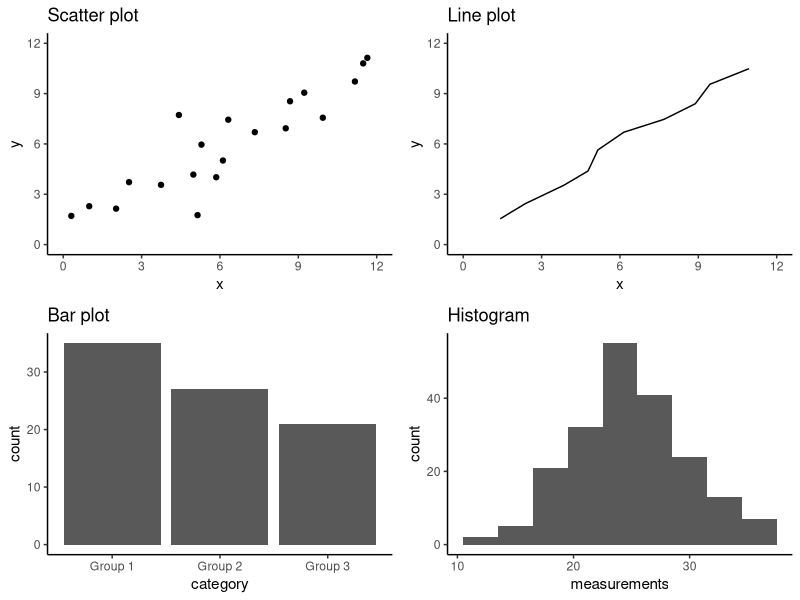

Source code (R): (Note: this script raises an error after producing the figure.)
## ---- chunk 1
library(tidyverse)
library(cowplot)
library(knitr)
library(kableExtra)

knitr::opts_chunk$set(fig.align = "center")
## ---- chunk 2
set.seed(1)

scatter_plot <- tibble(x = seq(0.25, 10, by = 0.5) + rnorm(20, 1, 1.5),
                       y = seq(0.25, 10, by = 0.5) + rnorm(20, 1, 0.5)) |>
  ggplot(aes(x = x, y = y)) +
  geom_point() +
  scale_x_continuous(limits = c(0, 12), breaks = seq(0, 12, by = 3)) +
  scale_y_continuous(limits = c(0, 12), breaks = seq(0, 12, by = 3)) +
  ggtitle("Scatter plot") +
  theme_classic()

line_plot <- tibble(x = seq(0.5, 10, by = 1) + rnorm(10, 1, 0.5),
                       y = seq(0.5, 10, by = 1) + rnorm(10, 1, 0.1)) |>
  ggplot(aes(x = x, y = y)) +
  geom_line() +
  scale_x_continuous(limits = c(0, 12), breaks = seq(0, 12, by = 3)) +
  scale_y_continuous(limits = c(0, 12), breaks = seq(0, 12, by = 3)) +
  ggtitle("Line plot") +
  theme_classic()

bar_plot <- tibble(count = c(35, 27, 21),
                   category = as_factor(c("Group 1", "Group 2", "Group 3"))) |>
  ggplot(aes(y = count, x = category)) +
  geom_bar(stat = "identity") +
  ggtitle("Bar plot") +
  theme_classic()

histogram_plot <- tibble(measurements = rnorm(200, 25, 5)) |>
  ggplot(aes(x = measurements)) +
  geom_histogram(binwidth = 3) +
  ggtitle("Histogram") +
  theme_classic()

plot_grid(scatter_plot,
          line_plot,
          bar_plot,
          histogram_plot,
          ncol = 2, 
          greedy = FALSE)
## ---- chunk 3
library(tidyverse)
## ---- chunk 4
options(warn = -1)
## ---- chunk 5
# convert year and month to date column
# note: eventually move this to the data script
library(lubridate)
read_csv("data/mauna_loa.csv") |>
  unite(col = "date_measured", year:month, remove = TRUE, sep = "-") |>
  mutate(date_measured = ym(date_measured)) |>
  select(-date_decimal) |>
  filter(ppm > 0, date_measured > date("1980/01/01")) |>
  write_csv("data/mauna_loa_data.csv")
## ---- chunk 6
# mauna loa carbon dioxide data
co2_df <- read_csv("data/mauna_loa_data.csv")
co2_df
## ---- chunk 7
knitr::include_graphics("img/ggplot_function_scatter.jpeg")
## ---- chunk 8
# old faithful eruption time / wait time data
faithful <- as_tibble(faithful)
faithful
## ---- chunk 9
faithful_scatter <- ggplot(faithful, aes(x = waiting, y = eruptions)) +
  geom_point()

faithful_scatter
## ---- chunk 10
faithful_scatter <- ggplot(faithful, aes(x = waiting, y = eruptions)) +
  geom_point() +
  labs(x = "Waiting Time (mins)", y = "Eruption Duration (mins)") +
  theme(text = element_text(size = 14))

faithful_scatter
## ---- chunk 11
can_lang <- read_csv("data/can_lang.csv")
can_lang
## ---- chunk 12
ggplot(can_lang, aes(x = most_at_home, y = mother_tongue)) +
  geom_point()
## ---- chunk 13
ggplot(can_lang, aes(x = most_at_home, y = mother_tongue)) +
  geom_point() +
  labs(x = "Language spoken most at home \n (number of Canadian residents)",
       y = "Mother tongue \n (number of Canadian residents)") +
  theme(text = element_text(size = 14))
## ---- chunk 14
numlang_speakers <- can_lang |> 
              select(mother_tongue) |> 
              summarize(maxsp = max(mother_tongue), 
                        minsp = min(mother_tongue))

maxlang_speakers <- numlang_speakers |> 
  pull(maxsp)

minlang_speakers <- numlang_speakers |> 
  pull(minsp)
## ---- chunk 15
can_lang |>
  filter(language == "English" | language == "French")
## ---- chunk 16
library(scales)

ggplot(can_lang, aes(x = most_at_home, y = mother_tongue)) +
  geom_point() +
  labs(x = "Language spoken most at home \n (number of Canadian residents)",
       y = "Mother tongue \n (number of Canadian residents)") +
  theme(text = element_text(size = 14)) +
  scale_x_log10(labels = label_comma()) +
  scale_y_log10(labels = label_comma())
## ---- chunk 17
english_mother_tongue <- can_lang |>
  filter(language == "English") |>
  pull(mother_tongue)

census_popn <- 35151728
## ---- chunk 18
can_lang <- can_lang |>
  mutate(
    mother_tongue_percent = (mother_tongue / 35151728) * 100,
    most_at_home_percent = (most_at_home / 35151728) * 100
  )

can_lang |> 
  select(mother_tongue_percent, most_at_home_percent)
## ---- chunk 19
ggplot(can_lang, aes(x = most_at_home_percent, y = mother_tongue_percent)) +
  geom_point() +
  labs(x = "Language spoken most at home \n (percentage of Canadian residents)",
       y = "Mother tongue \n (percentage of Canadian residents)") +
  theme(text = element_text(size = 14)) +
  scale_x_log10(labels = comma) +
  scale_y_log10(labels = comma)
## ---- chunk 20
ggplot(can_lang, aes(x = most_at_home_percent, 
                     y = mother_tongue_percent, 
                     color = category)) +
  geom_point() +
  labs(x = "Language spoken most at home \n (percentage of Canadian residents)",
       y = "Mother tongue \n (percentage of Canadian residents)") +
  theme(text = element_text(size = 14)) +
  scale_x_log10(labels = comma) +
  scale_y_log10(labels = comma)
## ---- chunk 21
ggplot(can_lang, aes(x = most_at_home_percent, 
                     y = mother_tongue_percent, 
                     color = category)) +
  geom_point() +
  labs(x = "Language spoken most at home \n (percentage of Canadian residents)",
       y = "Mother tongue \n (percentage of Canadian residents)") +
  theme(text = element_text(size = 14),
        legend.position = "top",
        legend.direction = "vertical") +
  scale_x_log10(labels = comma) +
  scale_y_log10(labels = comma)
## ---- chunk 22
library(RColorBrewer)
display.brewer.all(colorblindFriendly = TRUE)
## ---- chunk 23
ggplot(can_lang, aes(x = most_at_home_percent, 
                     y = mother_tongue_percent, 
                     color = category, 
                     shape = category)) +
  geom_point() +
  labs(x = "Language spoken most at home \n (percentage of Canadian residents)",
       y = "Mother tongue \n (percentage of Canadian residents)") +
  theme(text = element_text(size = 14),
        legend.position = "top",
        legend.direction = "vertical") +
  scale_x_log10(labels = comma) +
  scale_y_log10(labels = comma) +
  scale_color_brewer(palette = "Set2")
## ---- chunk 24
english_and_french <- can_lang |>
  filter(language == "English" | language == "French") |>
  mutate(category = language)
english_and_french
## ---- chunk 25
can_lang <- bind_rows(
  english_and_french,
  can_lang |>
    filter(language != "English" & language != "French")
)
## ---- chunk 26
ggplot(can_lang, aes(
  x = most_at_home_percent,
  y = mother_tongue_percent,
  color = category,
  shape = category # map categories to different shapes
)) + 
  geom_point(alpha = 0.6) + # set the transparency of the points
  labs(x = "Language spoken most at home \n (percentage of Canadian residents)",
       y = "Mother tongue \n (percentage of Canadian residents)") +
  theme(text = element_text(size = 14)) +
  scale_x_log10(labels = comma) +
  scale_y_log10(labels = comma) + 
  scale_color_brewer(palette = "RdYlBu")
## ---- chunk 27
islands_df <- read_csv("data/islands.csv")
continents <- c("Africa", "Antarctica", "Asia", "Australia", 
                "Europe", "North America", "South America")

islands_df <- mutate(islands_df, 
                     landmass_type = ifelse(landmass %in% continents, 
                                            "Continent", "Other"))

write_csv(islands_df, "data/islands.csv")
## ---- chunk 28
# islands data
islands_df <- read_csv("data/islands.csv")
islands_df
## ---- chunk 29
islands_bar <- ggplot(islands_df, aes(x = landmass, y = size)) +
  geom_bar(stat = "identity")

islands_bar
## ---- chunk 30
islands_top12 <- slice_max(islands_df, order_by = size, n = 12)
islands_bar <- ggplot(islands_top12, aes(x = size, y = landmass)) +
  geom_bar(stat = "identity") 

islands_bar
## ---- chunk 31
islands_bar <- ggplot(islands_top12, 
                      aes(x = size,
                          y = fct_reorder(landmass, size, .desc = TRUE), 
                          fill = landmass_type)) +
  geom_bar(stat = "identity") +
  labs(x = "Size (1000 square mi)", y = "Landmass",  fill = "Type") +
  theme(text = element_text(size = 14))

islands_bar
## ---- chunk 32
# michelson morley experimental data
morley <- as_tibble(morley)
morley
## ---- chunk 33
morley_hist <- ggplot(morley, aes(x = Speed)) +
  geom_histogram()

morley_hist
## ---- chunk 34
morley_hist <- ggplot(morley, aes(x = Speed)) +
  geom_histogram() +
  geom_vline(xintercept = 792.458, linetype = "dashed", size = 1)

morley_hist
## ---- chunk 35
morley_hist <- ggplot(morley, aes(x = Speed, fill = Expt)) +
  geom_histogram(alpha = 0.5, position = "identity") +
  geom_vline(xintercept = 792.458, linetype = "dashed", size = 1.0)

morley_hist
## ---- chunk 36
morley_hist <- ggplot(morley, aes(x = Speed, fill = as_factor(Expt))) +
  geom_histogram(alpha = 0.5, position = "identity") +
  geom_vline(xintercept = 792.458, linetype = "dashed", size = 1.0)

morley_hist
## ---- chunk 37
morley_hist <- ggplot(morley, aes(x = Speed, fill = as_factor(Expt))) +
  geom_histogram() +
  facet_grid(rows = vars(Expt)) +
  geom_vline(xintercept = 792.458, linetype = "dashed", size = 1.0)

morley_hist
## ---- chunk 38
morley_rel <- mutate(morley, 
                     relative_accuracy = 100 * 
                       ((299000 + Speed) - 299792.458) / (299792.458))

morley_hist <- ggplot(morley_rel, 
                      aes(x = relative_accuracy, 
                          fill = as_factor(Expt))) +
  geom_histogram() +
  facet_grid(rows = vars(Expt)) +
  geom_vline(xintercept = 0, linetype = "dashed", size = 1.0) +
  labs(x = "Relative Accuracy (%)", 
       y = "# Measurements", 
       fill = "Experiment ID") +
  theme(text = element_text(size = 14))

morley_hist
## ---- chunk 39
morley_hist_default <- ggplot(morley_rel, 
                              aes(x = relative_accuracy, 
                                  fill = as_factor(Expt))) +
  geom_histogram() +
  facet_grid(rows = vars(Expt)) +
  geom_vline(xintercept = 0, linetype = "dashed", size = 1.0) +
  labs(x = "Relative Accuracy (%)", 
       y = "# Measurements", 
       fill = "Experiment ID") +
  theme(legend.position = "none") +
  ggtitle("Default bin width (bins = 30)")

morley_hist_big <- ggplot(morley_rel, 
                          aes(x = relative_accuracy, 
                              fill = as_factor(Expt))) +
  geom_histogram(binwidth = 0.1) +
  facet_grid(rows = vars(Expt)) +
  geom_vline(xintercept = 0, linetype = "dashed", size = 1.0) +
  labs(x = "Relative Accuracy (%)", 
       y = "# Measurements", 
       fill = "Experiment ID") +
  theme(legend.position = "none") +
  ggtitle( "binwidth = 0.1")

morley_hist_med <- ggplot(morley_rel, 
                          aes(x = relative_accuracy, 
                              fill = as_factor(Expt))) +
  geom_histogram(binwidth = 0.01) +
  facet_grid(rows = vars(Expt)) +
  geom_vline(xintercept = 0, linetype = "dashed", size = 1.0) +
  labs(x = "Relative Accuracy (%)", 
       y = "# Measurements", 
       fill = "Experiment ID") +
  theme(legend.position = "none") +
  ggtitle("binwidth = 0.01")

morley_hist_small <- ggplot(morley_rel, 
                            aes(x = relative_accuracy, 
                                fill = as_factor(Expt))) +
  geom_histogram(binwidth = 0.001) +
  facet_grid(rows = vars(Expt)) +
  geom_vline(xintercept = 0, linetype = "dashed", size = 1.0) +
  labs(x = "Relative Accuracy (%)", 
       y = "# Measurements", 
       fill = "Experiment ID") +
  theme(legend.position = "none") +
  ggtitle("binwidth = 0.001")

plot_grid(morley_hist_default, 
          morley_hist_small, 
          morley_hist_med, 
          morley_hist_big, 
          ncol = 2)
## ---- chunk 40
morley_hist_title <- morley_hist +
  ggtitle("Speed of light experiments \n were accurate to about 0.05%")

morley_hist_title
## ---- chunk 41
library(svglite) # we need this to save SVG files
faithful_plot <- ggplot(data = faithful, aes(x = waiting, y = eruptions)) +
  geom_point() +
  labs(x = "Waiting time to next eruption \n (minutes)",
       y = "Eruption time \n (minutes)")

faithful_plot
## ---- chunk 42
ggsave("img/faithful_plot.png", faithful_plot)
ggsave("img/faithful_plot.jpg", faithful_plot)
ggsave("img/faithful_plot.bmp", faithful_plot)
ggsave("img/faithful_plot.tiff", faithful_plot)
ggsave("img/faithful_plot.svg", faithful_plot)
## ---- chunk 43
file_sizes <- tibble(`Image type` = c("Raster", 
                        "Raster", 
                        "Raster", 
                        "Raster",
                        "Vector"),
       `File type` = c("PNG", "JPG", "BMP", "TIFF", "SVG"),
       `Image size` = c(paste(round(file.info("img/faithful_plot.png")["size"] 
                                    / 1000000, 2), "MB"),
                        paste(round(file.info("img/faithful_plot.jpg")["size"] 
                                    / 1000000, 2), "MB"),
                        paste(round(file.info("img/faithful_plot.bmp")["size"] 
                                    / 1000000, 2), "MB"),
                        paste(round(file.info("img/faithful_plot.tiff")["size"] 
                                    / 1000000, 2), "MB"),
                        paste(round(file.info("img/faithful_plot.svg")["size"] 
                                    / 1000000, 2), "MB")))
kable(file_sizes,
      caption = "File sizes of the scatter plot of the Old Faithful data set when saved as different file formats.") |>
  kable_styling(latex_options = "hold_position")
## ---- chunk 44
knitr::include_graphics("img/png-vs-svg.png")
